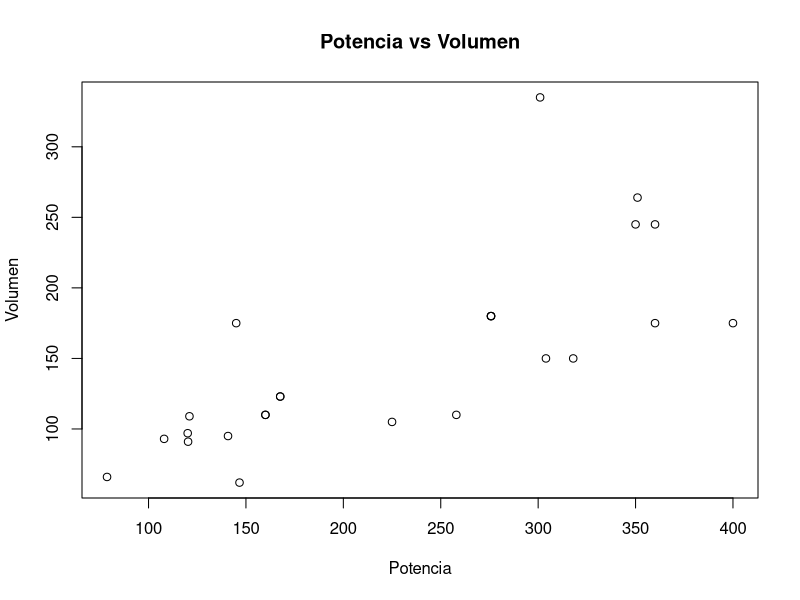
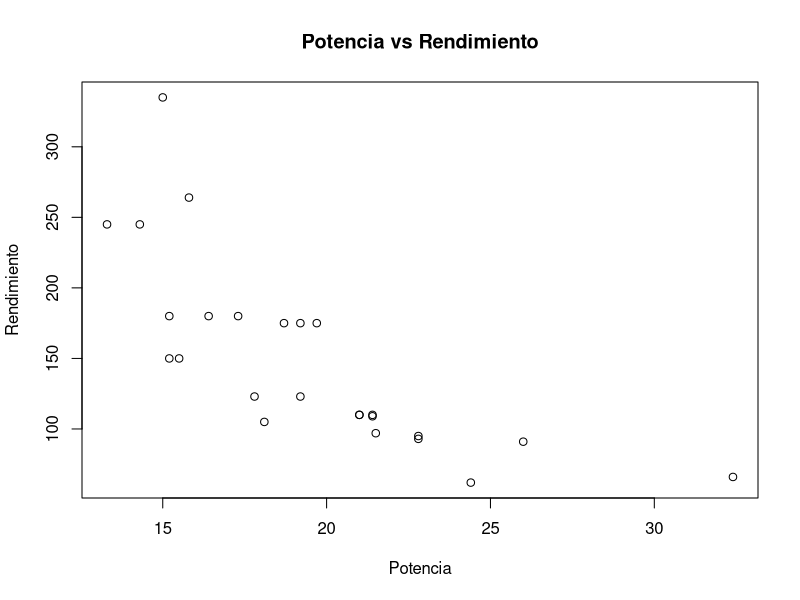
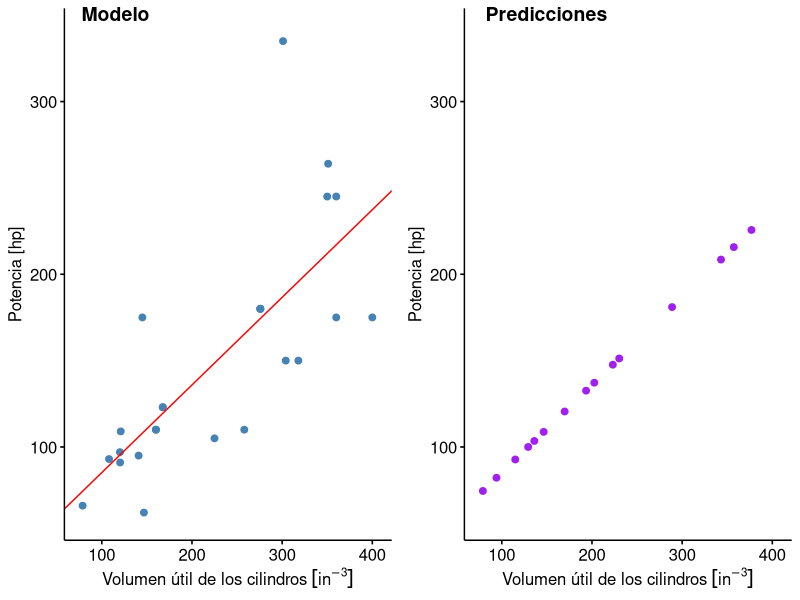
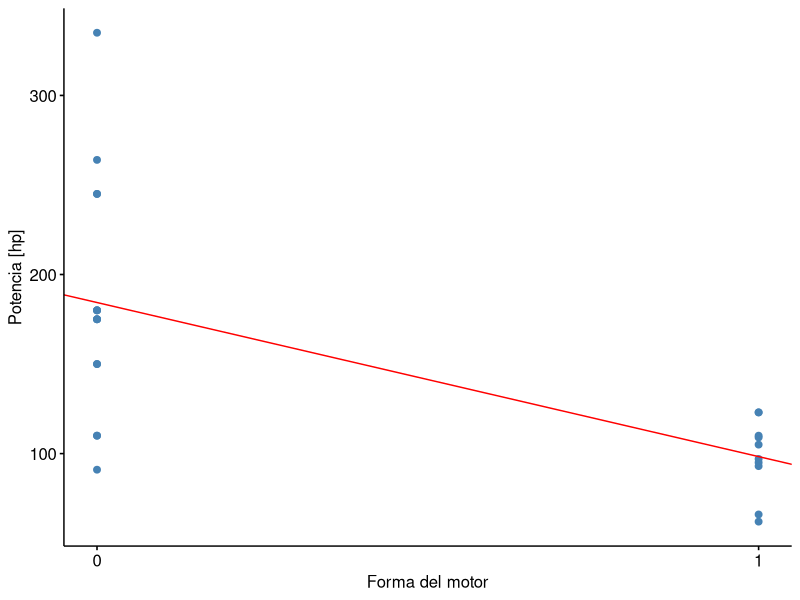
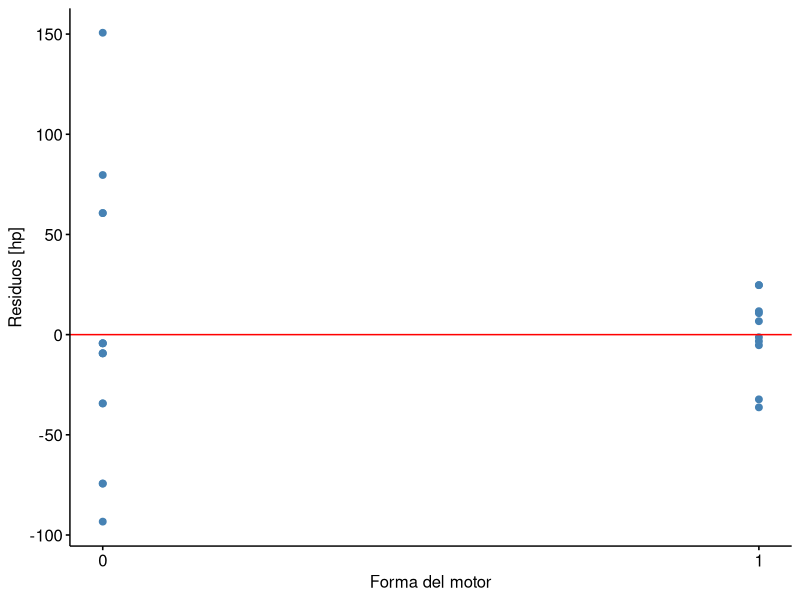
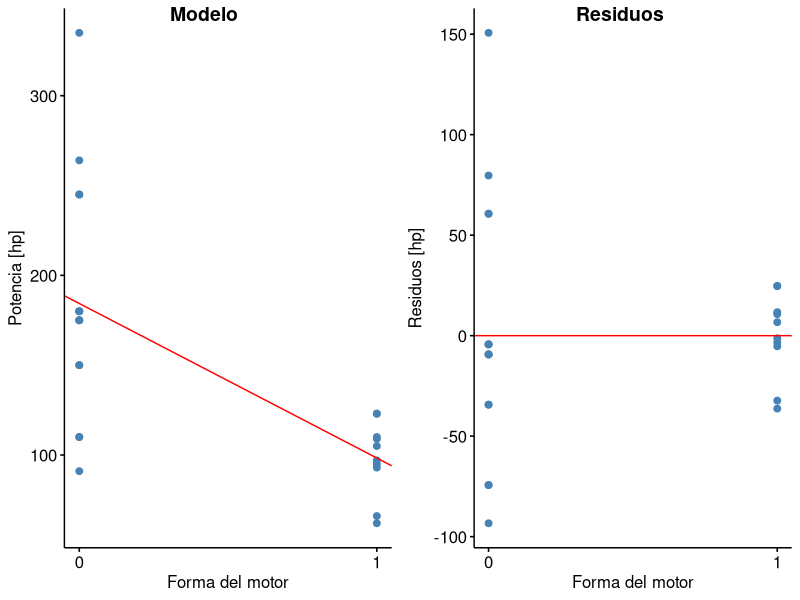

R code for these plots, in order: (Note: this script raises an error after producing the figures.)
## ---- chunk 1
#Cargamos el conjunto de daots mtcars
data(mtcars)
## ---- chunk 2
library(dplyr)

#Filtramos los datos
mtcars_filter <- mtcars %>% filter(mtcars$wt >= 2 & mtcars$wt <= 5) %>% select(hp, disp, mpg)

potencia <- mtcars_filter$hp
volumen <- mtcars_filter$disp
rendimiento <- mtcars_filter$mpg

#Creamos el grafico de dispersion

plot(volumen, potencia, xlab = "Potencia", ylab = "Volumen", main = "Potencia vs Volumen")
media_volumen <- mean(volumen)
sd_volumen <- sd(volumen)

cat("La media del volumen es: ", media_volumen, "\n")
cat("La desviacion estandar del volumen es: ", sd_volumen, "\n")

#Creamos el grafico de dispersion

plot(rendimiento, potencia, xlab = "Potencia", ylab = "Rendimiento", main = "Potencia vs Rendimiento")
media_rendimiento <- mean(rendimiento)
sd_rendimiento <- sd(rendimiento)

cat("La media del rendimiento es: ", media_rendimiento, "\n")
cat("La desviacion estandar del rendimiento es: ", sd_rendimiento, "\n")


## ---- chunk 3
#Calculamos la correlacion entre potencia y volumen

correlacion_potencia_volumen <- cor(potencia, volumen)

cat("La correlacion entre potencia y volumen es: ", correlacion_potencia_volumen, "\n")

#Calculamos la correlacion entre potencia y rendimiento

correlacion_potencia_rendimiento <- cor(potencia, rendimiento)

cat("La correlacion entre potencia y rendimiento es: ", correlacion_potencia_rendimiento, "\n")
## ---- chunk 4
correlacion_total <- cor(mtcars)

print(correlacion_total)
## ---- chunk 5
library(dplyr)
library(ggpubr)
library(ggplot2)

#Filtramos los datos
mtcars_filter <- mtcars %>% filter(mtcars$wt >= 2 & mtcars$wt <= 5) 

#Ajustamos modelo con R

modelo <- lm(hp ~ disp, data = mtcars_filter)

print(summary(modelo))

#Graficamos los datos y el modelo obtenido

g1 <- ggscatter(mtcars_filter, x = "disp", y = "hp", 
                color = "steelblue", fill = "steelblue",
                ylab = "Potencia [hp]")
g1 <- g1 + geom_abline(intercept = coef(modelo)[1],
                       slope = coef(modelo)[2],
                       color = "red")
g1 <- g1 + xlab(bquote("Volumen útil de los cilindros" ~ group("[" , "in"^-3, "]")))

# Definir valores del predictor para vehículos no incluidos en el conjunto mtcars
disp <- c(169.694, 230.214, 79.005, 94.085, 343.085,
          136.073, 357.305, 288.842, 223.128, 129.217,
          146.432, 193.474, 376.874, 202.566, 114.928)

# Usar el modelo para predecir el rendimiento de estos modelos
potencia_est <- predict(modelo, data.frame(disp))

# Graficar los valores predichos
nuevos <- data.frame(disp, hp = potencia_est)
g2 <- ggscatter(nuevos, x = "disp", y = "hp",
                color = "purple", fill = "purple",
                ylab = "Potencia [hp]")
g2 <- g2 + xlab(bquote("Volumen útil de los cilindros" ~ group("[" , "in"^-3, "]")))

# Unir los gráficos en uno solo
g1 <- ggpar(g1, xlim = c(75, 405), ylim = c(60, 340))
g2 <- ggpar(g2, xlim = c(75, 405), ylim = c(60, 340))
g <- ggarrange(g1, g2,
               labels = c("Modelo", "Predicciones"),
               hjust = c(-1.2, -0.7))
print(g)

## ---- chunk 6
disp_nuevo <- 244.095
potencia_est <- predict(modelo, data.frame(disp = disp_nuevo))

cat("La potencia estimada para un motor con una cilindrada de 244.095 in^3 es: ", potencia_est, "\n")

## ---- chunk 7
library(ggpubr)

# Obtener los datos.
datos <- mtcars |> filter(wt > 2 & wt < 5)

# Verificar correlación.
print(cor(datos[, c("hp", "am", "vs")]))

# Ajustar modelo con R.
modelo_vs <- lm(hp ~ vs, data = datos)
print(summary(modelo_vs))

# Graficar el modelo.
g1 <- ggscatter(datos, x = "vs", y = "hp",
                color = "steelblue", fill = "steelblue",
                xlab = "Forma del motor", ylab = "Potencia [hp]",
                xticks.by = 1)
g1 <- g1 + geom_abline(intercept = coef(modelo_vs)[1],
                       slope = coef(modelo_vs)[2],
                       color = "red")
print(g1)

# Graficar residuos.
residuos <- modelo_vs[["residuals"]]
datos <- cbind(datos, residuos)

g2 <- ggscatter(datos, x = "vs", y = "residuos",
                color = "steelblue", fill = "steelblue",
                xlab = "Forma del motor", ylab = "Residuos [hp]",
                xticks.by = 1)
g2 <- g2 + geom_hline(yintercept = 0, color = "red")
print(g2)

# Unir los gráficos en uno solo
g <- ggarrange(g1, g2,
               labels = c("Modelo", "Residuos"),
               hjust = c(-2.5, -2.0))
print(g)

## ---- chunk 8
library(car)
library(dplyr)
library(ggpubr)

# Cargar y filtrar los datos. Se usan los datos de mtcars pero solo aquellos con peso entre 2 y 5.
datos <- mtcars |> filter(wt > 2 & wt < 5)

# Ajustar modelo con R. Se ajusta un modelo de regresión lineal simple donde el rendimiento (hp) 
# se predice en función del desplazamiento del motor (disp).
modelo <- lm(hp ~ disp, data = datos)

# Desplegar gráficos de residuos y mostrar pruebas de curvatura.
# La función `residualPlots()` permite visualizar la relación entre los residuos y las variables para detectar curvaturas.
# Se especifica que se usen residuos estandarizados y se destacan las posibles curvas en rojo.
cat("Pruebas de curvatura:\n")
residualPlots(modelo, type = "rstandard",
              id = list(method = "r", n = 3, cex = 0.7, location = "lr"),
              col = "steelblue", pch = 20, col.quad = "red")

# Verificar independencia de los residuos
# La función `durbinWatsonTest()` verifica la independencia de los residuos, importante para validar la regresión.
# El valor del estadístico Durbin-Watson indica si hay autocorrelación en los residuos.
set.seed(19)
db <- durbinWatsonTest(modelo)
cat("\nPrueba de independencia:\n")
print(db)

# Desplegar gráficos marginales.
# La función `marginalModelPlots()` grafica los predictores frente a los residuos para identificar patrones.
# Esto ayuda a verificar si la relación entre las variables es realmente lineal.
marginalModelPlots(modelo, sd = TRUE,
                   id = list(method = "r", n = 3, cex = 0.7, location = "lr"),
                   col = "steelblue", pch = 20, col.line = c("steelblue", "red"))

# Prueba de la varianza del error no constante (homocedasticidad).
# La función `ncvTest()` realiza la prueba de homocedasticidad (Breusch-Pagan), 
# verificando si la varianza de los residuos es constante.
cat("\nPrueba de homocedasticidad:\n")
print(ncvTest(modelo))

# Desplegar gráficos de influencia.
# La función `influencePlot()` grafica los puntos de datos para identificar observaciones que podrían ser influyentes.
# Los casos influyentes pueden afectar significativamente la estimación de los parámetros del modelo.
casos_influyentes <- influencePlot(modelo, id = list(cex = 0.7))
cat("\nCasos que podrían ser influyentes:\n")
print(casos_influyentes)


## ---- chunk 9
#Prueba de apalancamiento

# Calcular el apalancamiento de cada observación.

apalancamiento <- hatvalues(modelo)

# Calcular el promedio del apalancamiento.

promedio_apalancamiento <- 2 / nrow(datos)

# Identificar observaciones con apalancamiento mayor al doble del promedio.

observaciones_influyentes <- which(apalancamiento > 2 * promedio_apalancamiento)

cat("Observaciones influyentes:\n")

print(observaciones_influyentes)
print(apalancamiento)

## ---- chunk 10
# Cargar el conjunto de datos mtcars
data(mtcars)

# Filtrar los datos según las condiciones
library(dplyr)
mtcars_filter <- mtcars %>% filter(mtcars$wt >= 2 & mtcars$wt <= 5)

# Definir variables necesarias
volumen <- mtcars_filter$disp
n <- length(volumen)

# Función para calcular el apalancamiento manualmente
calcular_apalancamiento_manual <- function(x) {
  x_bar <- mean(x)
  numerador <- (x - x_bar)^2
  denominador <- sum((x - x_bar)^2)
  apalancamiento <- (1 / n) + (numerador / denominador)
  return(apalancamiento)
}

# Calcular el apalancamiento usando la función creada
apalancamiento_manual <- calcular_apalancamiento_manual(volumen)

# Calcular el apalancamiento usando la función hatvalues() en un modelo ajustado
modelo <- lm(hp ~ disp, data = mtcars_filter)
apalancamiento_hatvalues <- hatvalues(modelo)

# Comparar ambos métodos
cat("Apalancamiento calculado manualmente:\n")
print(apalancamiento_manual)

cat("\nApalancamiento calculado con hatvalues():\n")
print(apalancamiento_hatvalues)

# Verificar si los valores coinciden
diferencias <- apalancamiento_manual - apalancamiento_hatvalues
cat("\nDiferencias entre el apalancamiento manual y hatvalues():\n")
print(diferencias)

# Mostrar si existen diferencias significativas
if (all(abs(diferencias) < 1e-10)) {
  cat("\nLos valores de apalancamiento calculados manualmente y con hatvalues() son iguales.\n")
} else {
  cat("\nExisten diferencias entre los valores calculados manualmente y con hatvalues().\n")
}

## ---- chunk 11
datos <- mtcars_filter
n <- nrow(datos)

#Creamos el conjunto de entrenamiento y prueba

set.seed(101)

n_entrenamiento <- floor(0.8 * n)
i_entrenamiento <- sample.int(n = n, size = n_entrenamiento, replace = FALSE)

entrenamiento <- datos[i_entrenamiento, ]
prueba <- datos[-i_entrenamiento, ]

#Ajustamos y mostramos el modelo con el conjunto de entrenamiento

modelo <- lm(hp ~ disp, data = entrenamiento)

print(summary(modelo))

#Calculamos el arror cuadrado promedio para el conjunto de entrenamiento

rmse_entrenamiento <- sqrt(mean(resid(modelo)^2))
cat("RMSE para el conjunto de entrenamiento: ", rmse_entrenamiento, "\n")

#Hacemos las predicciones para el conjunto de prueba

predicciones <- predict(modelo,prueba)

#Calculamos error cuadrado promedio para el conjunto de prueba

error <- prueba[["hp"]] - predicciones
rmse_prueba <- sqrt(mean(error^2))
cat("RMSE para el conjunto de prueba: ", rmse_prueba, "\n")
## ---- chunk 12
library(caret)
library(dplyr)

#Datos
datos <- mtcars_filter
n <- nrow(datos)

#Ajustamos y mostramos el modelo usando validacion cruzada de 5 pliegues.

set.seed(111)

entrenamiento <- train(hp ~ disp , data = datos, method = "lm", trControl = trainControl(method = "cv", number = 5))

modelo <- entrenamiento[["finalModel"]]

print(summary(modelo))

#Mostramos los resultados de cada pliegue
cat("Resultados de cada pliegue:\n")
print(entrenamiento[["resample"]])

#Mostramos el resultado estimado para el modelo

cat("Error estimado para el modelo \n")
print(entrenamiento[["results"]])

## ---- chunk 13

library(caret)
library(dplyr)

#Datos
datos <- mtcars_filter
n <- nrow(datos)

#Ajustar y mostrar el modelo usando validacion cruzada de 5 pliegues.
set.seed(111)

entrenamiento <- train(hp ~ disp, data = datos, method = "lm", trControl = trainControl(method = "LOOCV"))

modelo <- entrenamiento[["finalModel"]]

print(summary(modelo))

#Mostrar los errores.

cat("Resultados de cada pliegue:\n")
print(entrenamiento[["pred"]])

#Mostrar el resultado estimado para el modelo
cat("Error estimado para el modelo:\n")
print(entrenamiento[["results"]])

